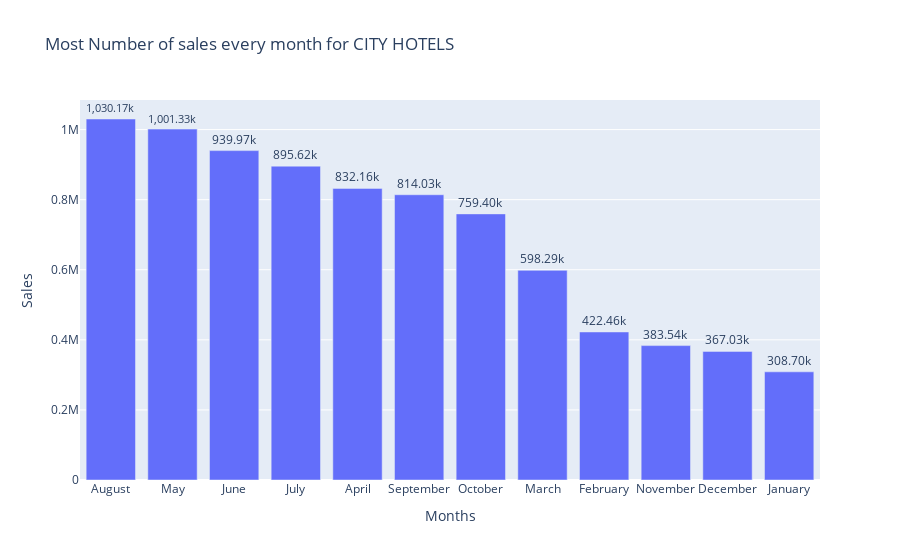

Notebook cell for this chart:
### Markdown cell above
### City Hotel

### Code cell
city_month_book_sum = city_hotel_data.groupby('arrival_date_month')['adr'].sum()
city_month_book_sum = pd.DataFrame(city_month_book_sum)

city_month_book_sum = city_month_book_sum.sort_values('adr',ascending=False)
city_month_book_sum['labels'] =  ['{:,.2f}k'.format(value/1000) for value in city_month_book_sum.adr]


fig = go.Figure()

fig.add_trace(go.Bar(x=city_month_book_sum.index,
                            y=city_month_book_sum.adr,text=city_month_book_sum.labels,
                    textposition='outside'))

fig.update_layout(
    title='Most Number of sales every month for CITY HOTELS',
    xaxis_title='Months',
    yaxis_title='Sales')
fig.show()

### Figure 1 — Plotly figure (JSON) as saved in the notebook; plotly's stock layout.template omitted (floating-point values rounded to 4 significant figures)
{"data": [{"text": ["1,030.17k", "1,001.33k", "939.97k", "895.62k", "832.16k", "814.03k", "759.40k", "598.29k", "422.46k", "383.54k", "367.03k", "308.70k"], "textposition": "outside", "type": "bar", "x": ["August", "May", "June", "July", "April", "September", "October", "March", "February", "November", "December", "January"], "y": [1030000.0, 1001000.0, 940000.0, 895600.0, 832200.0, 814000.0, 759400.0, 598300.0, 422500.0, 383500.0, 367000.0, 308700.0]}], "layout": {"title": {"text": "Most Number of sales every month for CITY HOTELS"}, "xaxis": {"title": {"text": "Months"}}, "yaxis": {"title": {"text": "Sales"}}}}
